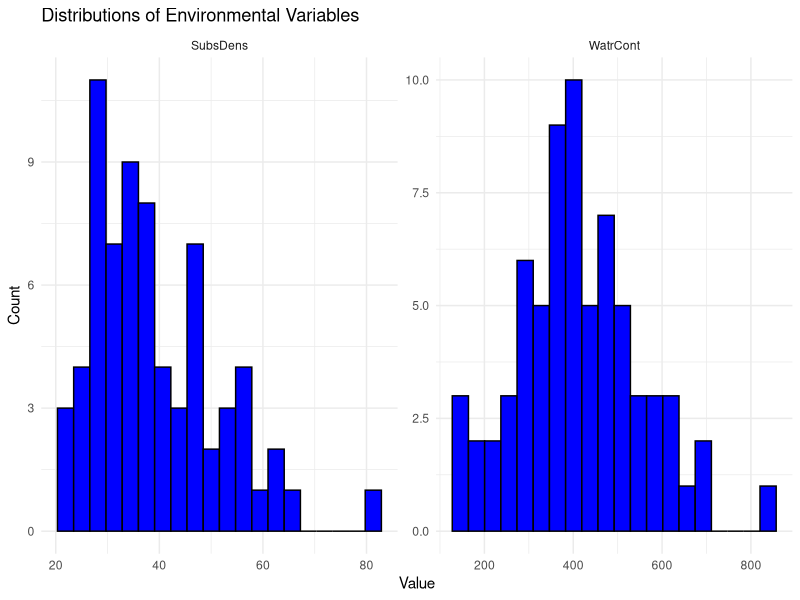
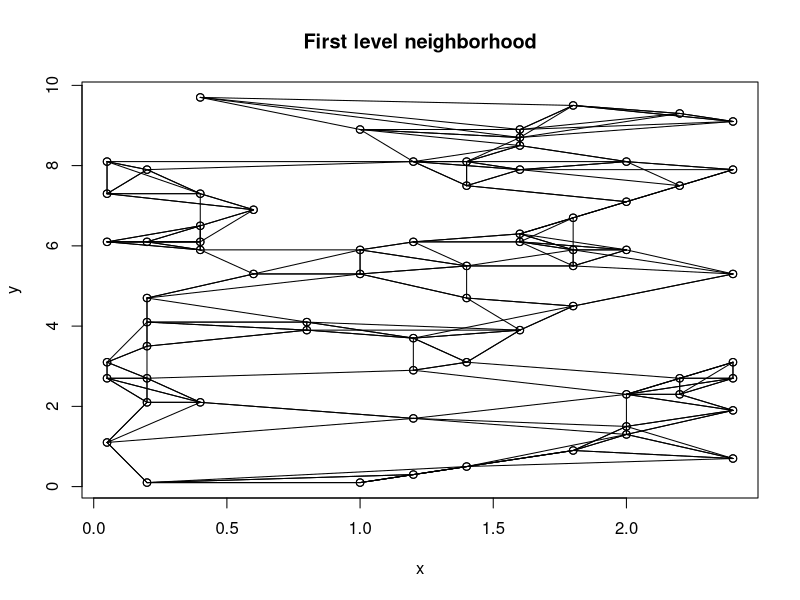
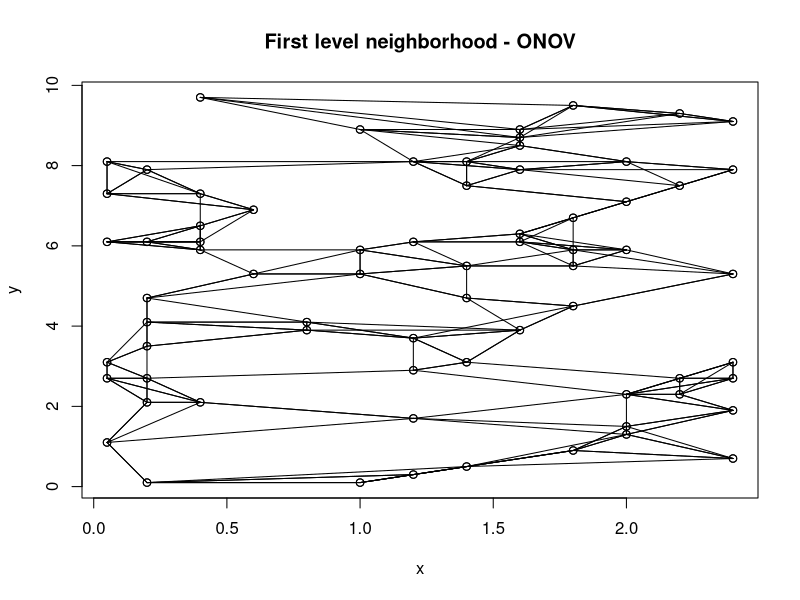
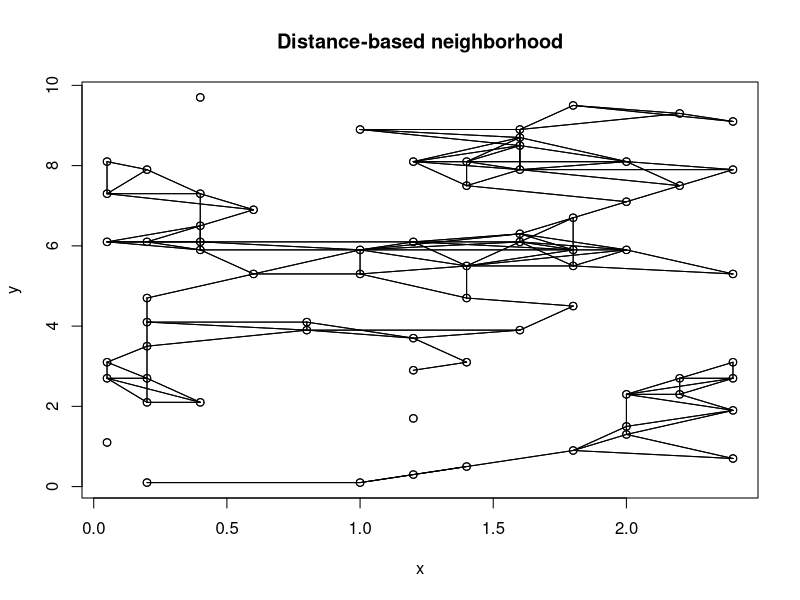
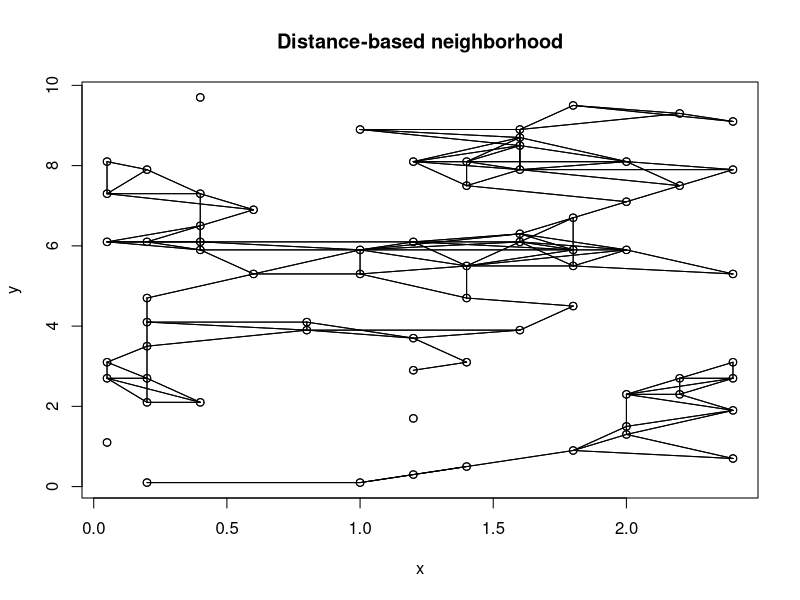

Write the R code that produced these figures, in order. (Note: this script raises an error after producing the figures.)
# Spatial Statistics and Statistical Tools for Environmental Data
# MSc in Statistical Methods and Applications, Sapienza University of Rome
# Group 12 — Agate, Bartocci, Natali
#
# Homework 8 — Spatial species distribution modelling (mite data)
# Presence-absence modelling of species with spatial predictors; evaluation with ROC/AUC.

# We first install and import the required libraries
library(vegan)
library(spdep)
library(sp)
library(spatialreg)
library(ggplot2)
library(sf)
library(pROC)
library(MLmetrics)
library(reshape2)
library(dplyr)
library(ROCR)

# Load datasets
data("mite")      # Species abundance data
data("mite.env")  # Environmental variables
data("mite.xy")   # Spatial coordinates

# 1. Explore the Environmental Variables -----------------------------------------
# Using the data in the mite datasets (from library vegan in R) create the presence-absence variable for species ONOV and LCIL

summary(mite.env)

# Summary of Environmental Variables in mite.env:

# 1. SubsDens (Substrate Density)
# Range: 21.17–80.59; Mean: 39.28; Median: 36.38; Q1: 30.01; Q3: 46.81.
# Higher density might influence mite populations by affecting habitat structure.

# 2. WatrCont (Water Content)
# Range: 134.1–827.0; Mean: 410.6; Median: 398.5; Quartiles as above.
# Moisture levels likely impact mite habitats, particularly in sensitive areas.

# 3. Substrate (Categorical)
# Types: Sphagn1 (25), Sphagn2 (11), Sphagn3 (1), Sphagn4 (2), Litter (2), Barepeat (2), Interface (27).
# Sphagn1 and Interface are the most frequent, reflecting prevalent substrate types.

# 4. Shrub (Categorical)
# Levels: None (19), Few (26), Many (25). Indicates shrub density at sites.

# 5. Topo (Topography)
# Levels: Blanket (44), Hummock (26). Represents terrain features (flat vs. uneven).

# The summary highlights key patterns in environmental variables, offering insight into potential factors affecting mite distribution.

# Now we see frequency of levels for categorical variables
lapply(mite.env[, sapply(mite.env, is.factor)], table)

# Visualize distributions
env_long <- melt(mite.env)  # Convert to long format for ggplot

ggplot(env_long, aes(x = value)) +
  geom_histogram(bins = 20, fill = "blue", color = "black") +
  facet_wrap(~variable, scales = "free") +
  theme_minimal() +
  labs(title = "Distributions of Environmental Variables", x = "Value", y = "Count")

#The histograms illustrate the distributions of the environmental variables. 
#The SubsDens variable is right-skewed, with most values concentrated between 20 and 50, 
#indicating a generally low density in most observations. Conversely, 
#the WatrCont variable shows a more symmetric, bell-shaped distribution, 
#with values predominantly around 400-500, suggesting more uniform variability. 
#These patterns highlight potential differences in variability and may require transformation or specific 
#modeling strategies to account for their characteristics.

# 1. Explore the available variables ---------------------------------------
# Now we create Presence-Absence Variables
mite_pa <- mite
mite_pa$ONOV <- ifelse(mite$ONOV > 0, 1, 0)
mite_pa$LCIL <- ifelse(mite$LCIL > 0, 1, 0)

ONOV <- mite_pa[, "ONOV"]  # Presence-absence for ONOV
LCIL <- mite_pa[, "LCIL"]  # Presence-absence for LCIL

# Check the first few rows of the modified dataset
head(mite_pa[, c("ONOV", "LCIL")])

# Summarize the presence-absence for the entire dataset
table(ONOV) # Counts for ONOV
#0 1 
#7 63
table(LCIL) # Counts for LCIL
#0 1 
# 15 55

# Alternatively, create a summary for both species together
colSums(mite_pa[, c("ONOV", "LCIL")])  # Total presence counts
colMeans(mite_pa[, c("ONOV", "LCIL")]) # Proportion of presence


# We now create a new dataframe for LCIL and ONOV with coordinates, presence status, water content, and substrate density
onov <- data.frame(x = mite.xy$x, y = mite.xy$y, water = mite.env$WatrCont,
                   presence = ONOV, density = mite.env$SubsDens)
lcil <- data.frame(x = mite.xy$x, y = mite.xy$y, water = mite.env$WatrCont,
                   presence = LCIL, density = mite.env$SubsDens)

# If we want to plot for instance the correlation between water content and mite presence we obtain
cor(lcil$water, lcil$presence)
# 0.5080447
cor(onov$water, onov$presence)
# -0.5486648


# 2. Build an Autologistic Model for each Species, choosing the best Neighbourhood Structure ----------------------------------------------

# The first crucial point is to build a suitable neighborhood structure: we try a first-order
# neighborhood at first
coordinates(lcil) <- ~x + y # Converting data for spatial analysis
lcilkn <- knearneigh(coordinates(lcil), k = 4)
# Finding nearest neighbors with k=4
plot(lcilkn$x, main = "First level neighborhood")
plot(knn2nb(lcilkn), lcilkn$x, add = TRUE)


# Performing neighborhood analysis for ONOV
coordinates(onov) <- ~x + y
onovkn <- knearneigh(coordinates(onov), k = 4)
plot(onovkn$x, main = "First level neighborhood - ONOV")
plot(knn2nb(onovkn), onovkn$x, add = TRUE)
# We obtain the same plot and, as expected, such neighborhood does not suit the model well

# Therefore, another feasible possibility is trying to coinstruct a distance-based neighborhood,
# based on Euclidean distance, through the "dnearneigh" function
lcil.dn <- dnearneigh(coordinates(lcil), 0, 0.8)
plot(lcilkn$x, main = "Distance-based neighborhood")
plot(lcil.dn, lcilkn$x, add = TRUE)

# Using distance-based neighborhood for ONOV
onov.dn <- dnearneigh(coordinates(onov), 0, 0.8)
plot(onovkn$x, main = "Distance-based neighborhood")
plot(onov.dn, onovkn$x, add = TRUE)


# Now we plot the summary of the obtained distance-based neighborhood structure for both species
#Summary for ONOV
summary(onov.dn)

#Neighbour list object:
 # Number of regions: 70 
#Number of nonzero links: 280 
#Percentage nonzero weights: 5.714286 
#Average number of links: 4 
#3 regions with no links:
 # 7, 10, 70
#5 disjoint connected subgraphs
#Link number distribution:
  
 # 0  1  2  3  4  5  6  7  8  9 
#3  2  9 15 20  5  8  3  4  1 
#2 least connected regions:
 # 1 20 with 1 link
#1 most connected region:
 # 39 with 9 links

summary(lcil.dn)

#Neighbour list object:
 # Number of regions: 70 
#Number of nonzero links: 280 
#Percentage nonzero weights: 5.714286 
#Average number of links: 4 
#3 regions with no links:
 # 7, 10, 70
#5 disjoint connected subgraphs
#Link number distribution:
  
 # 0  1  2  3  4  5  6  7  8  9 
#3  2  9 15 20  5  8  3  4  1 
#2 least connected regions:
 # 1 20 with 1 link
#1 most connected region:
 # 39 with 9 links


# We notice that three regions (i.e. 7, 10, 70) have no links:
# we therefore remove those three isolated points to avoid potential issues
#We first remove the isolated regions for ONOV
onov <- onov[-c(7, 10, 70),]
onov.dn <- dnearneigh(coordinates(onov), 0, 0.8)
# and for LCIL model
lcil <- lcil[-c(7, 10, 70),]
lcil.dn <- dnearneigh(coordinates(lcil), 0, 0.8)


# Now we can create an adjacency matrix based on the neighborhood structure
adj_lcil <- nb2mat(lcil.dn, style = "B", zero.policy = TRUE)
n_lcil <- nrow(lcil)
n1i_lcil <- rep(0, n_lcil)
numnbr_lcil <- rep(0, n_lcil)
for (i in 1:n_lcil) {
  n1i_lcil[i] <- sum(adj_lcil[,i] * lcil$presence[])
  numnbr_lcil[i] <- sum(adj_lcil[,i])
}
ni_lcil <- 4 * n1i_lcil / numnbr_lcil

# Create adjacency matrix for ONOV
adj_onov <- nb2mat(onov.dn, style = "B", zero.policy = TRUE)
n_onov <- nrow(onov)
n1i_onov <- rep(0, n_onov)
numnbr_onov <- rep(0, n_onov)
for (i in 1:n_onov) {
  n1i_onov[i] <- sum(adj_onov[,i] * onov$presence[])
  numnbr_onov[i] <- sum(adj_onov[,i])
}
ni_onov <- 4 * n1i_onov / numnbr_onov



# 2. Autologistic Models -----------------------------------------------------------------------------

# Since we are working with presence/absence data, we are unable to fit models using functions
# based on the Gaussian assumption (such as the "lagsarlm" function).
# Therefore, a feasible way to estimate the autologistic models is to utilize the glm function 
# (with a binomial family, which is typically used for binary response data).
# Now we will therefore build four logistic models for each species respectively:

#For ONOV
# Simple logistic model with only the neighborhood effects
onov1 <- glm(presence ~ ni_onov, data = onov, family = binomial)
pred1_onov <- predict(onov1, type = "response")
fit1_onov <- ifelse(pred1_onov > 0.5, 1, 0)

# A logistic model adding the water content effect
onov2 <- glm(presence ~ ni_onov + water, data = onov, family = binomial)
pred2_onov <- predict(onov2, type = "response")
fit2_onov <- ifelse(pred2_onov > 0.5, 1, 0)

# Logistic model with added substrate density effect
onov3 <- glm(presence ~ ni_onov + density, data = onov, family = binomial)
pred3_onov <- predict(onov3, type = "response")
fit3_onov <- ifelse(pred3_onov > 0.5, 1, 0)

# Logistic model with the effects of both covariates (water content and substrate density)
onov4 <- glm(presence ~ ni_onov + water + density, data = onov, family = binomial)
pred4_onov <- predict(onov4, type = "response")
fit4_onov <- ifelse(pred4_onov > 0.5, 1, 0)

# We proceed in the same way for LCIL
lcil1 <- glm(presence ~ ni_lcil, data = lcil, family = binomial)
pred1_lcil <- predict(lcil1, type = "response")
fit1_lcil <- ifelse(pred1_lcil > 0.5, 1, 0)


lcil2 <- glm(presence ~ ni_lcil + water, data = lcil, family = binomial)
pred2_lcil <- predict(lcil2, type = "response")
fit2_lcil <- ifelse(pred2_lcil > 0.5, 1, 0)


lcil3 <- glm(presence ~ ni_lcil + density, data = lcil, family = binomial)
pred3_lcil <- predict(lcil3, type = "response")
fit3_lcil <- ifelse(pred3_lcil > 0.5, 1, 0)


lcil4 <- glm(presence ~ ni_lcil + water + density,
             data = lcil, family = binomial)
pred4_lcil <- predict(lcil4, type = "response")
fit4_lcil <- ifelse(pred4_lcil > 0.5, 1, 0)


# We can also compare the models through the AIC
AIC(onov1, onov2, onov3, onov4, lcil1, lcil2, lcil3, lcil4)

#       df      AIC
#onov1  2 46.41517
#onov2  3 27.29905
#onov3  3 39.52509
#onov4  4 28.90828
#lcil1  2 58.72316
#lcil2  3 49.17438
#lcil3  3 60.48429
#lcil4  4 50.83430




# 3. Draw a predictive Map for all models and for the simple logistic model --------------------------------------------------------

# Firs choose good colors with viridis
colors_lcil <- viridis(length(unique(lcil$water)))
colors_onov <- viridis(length(unique(onov$water)))

# Function to create plots
create_plot <- function(data, colors, fit, main_title) {
  # Convert coordinates to degrees with sf
  data_sf <- st_as_sf(data, coords = c("x", "y"), crs = 4326)
  data_points <- data.frame(
    st_coordinates(data_sf),  # Extract coordinates in degrees
    density = data$density,
    fit = fit
  )
  
  # Create the plot with ggplot
  ggplot(data_points, aes(x = X, y = Y)) +
    geom_point(aes(color = density, size = density), alpha = 0.8) +
    scale_color_viridis_c(option = "viridis") +
    scale_size_continuous(range = c(3, 8), guide = "none") +
    theme_minimal() +
    labs(
      title = main_title,
      x = "Longitude (°)",
      y = "Latitude (°)"
    ) +
    coord_cartesian(xlim = c(0, 2.5), ylim = c(0, 10))  # Custom limits
}

# Plot for ONOV with the simple autologistic model
create_plot(onov, colors_onov, fit1_onov, "Fit of the simple autologistic model - ONOV")

# Plot for ONOV with the autologistic model with water content
create_plot(onov, colors_onov, fit2_onov, "Fit of the autologistic model with water content - ONOV")

# Plot for ONOV with the autologistic model with substrate density
create_plot(onov, colors_onov, fit3_onov, "Fit of the autologistic model with substrate density - ONOV")

# Plot for ONOV with the autologistic model incorporating both water content and substrate density
create_plot(onov, colors_onov, fit4_onov, "Fit of the autologistic model incorporating both variables - ONOV")

# Plot for LCIL with the simple autologistic model
create_plot(lcil, colors_lcil, fit1_lcil, "Fit of the simple autologistic model - LCIL")

# Plot for LCIL with the autologistic model with water content
create_plot(lcil, colors_lcil, fit2_lcil, "Fit of the autologistic model with water content - LCIL")

# Plot for LCIL with the autologistic model with substrate density
create_plot(lcil, colors_lcil, fit3_lcil, "Fit of the autologistic model with substrate density - LCIL")

# Plot for LCIL with the autologistic model incorporating both water content and substrate density
create_plot(lcil, colors_lcil, fit4_lcil, "Fit of the autologistic model incorporating both variables - LCIL")


# 4. Verify the Predictive Ability of all models ----------------------------------------------

# First, we evaluate the models using confusion matrices

conf_matrix_onov1 <- table(onov$presence, fit1_onov)
print("Confusion Matrix for ONOV model 1:")
print(conf_matrix_onov1)
#   1
#0  7
#1 60

# The confusion matrix for ONOV Model 1 compares the predicted presence (1) and absence (0) with the actual presence (1) and absence (0) from the dataset
# shows 7 false negatives and 60 true positives, indicating good model performance in predicting species presence, though a few false negatives remain.

conf_matrix_onov2 <- table(onov$presence, fit2_onov)
print("Confusion Matrix for ONOV model 2:")
print(conf_matrix_onov2)
#    0  1
# 0  4  3
# 1  2 58

# The confusion matrix for ONOV Model 2 shows 4 false negatives, 3 false positives, 2 true negatives, 
# and 58 true positives, indicating good performance with a high number of correct presence predictions

conf_matrix_onov3 <- table(onov$presence, fit3_onov)
print("Confusion Matrix for ONOV model 3:")
print(conf_matrix_onov3)
#    0  1
# 0  1  6
# 1  1 59

# The confusion matrix for ONOV Model 3, which includes substrate density as a covariate, 
# shows 1 false negative, 6 false positives, 1 true negative, and 59 true positives. 
# The model performs similarly to the second, with slightly more true positives and fewer false negatives

conf_matrix_onov4 <- table(onov$presence, fit4_onov)
print("Confusion Matrix for ONOV model 4:")
print(conf_matrix_onov4)

#    0  1
# 0  4  3
# 1  2 58

# For ONOV Model 4, which includes both water content and substrate density as covariates, 
# the confusion matrix shows results similar to Model 2: 4 false negatives, 3 false positives, 
# 2 true negatives, and 58 true positives

# Again, we can comprare the models through the Akaike Information Criterion
AIC(onov1, onov2, onov3, onov4)
#          df      AIC
#   onov1  2 46.41517
#   onov2  3 27.29905
#   onov3  3 39.52509
#   onov4  4 28.90828

# This shows that overall, the best fitting model for ONIV is the one 
# with the added water content effect as the sole covariate, with the model with both covariates 
# having a close (though higher) AIC value


# For the LCIL models we obtain
conf_matrix_lcil1 <- table(lcil$presence, fit1_lcil)
print("Confusion Matrix for LCIL model 1:")
print(conf_matrix_lcil1)
#      0  1
#   0  2 11
#   1  3 51

# The confusion matrix for LCIL Model 1 shows 2 false negatives, 11 false positives, 3 true negatives, 
# and 51 true positives. The model has a higher number of false positives compared to true negatives

conf_matrix_lcil2 <- table(lcil$presence, fit2_lcil)
print("Confusion Matrix for LCIL model 2:")
print(conf_matrix_lcil2)
#     0  1
#  0  7  6
#  1  2 52

# The confusion matrix for LCIL Model 2, with water content as a covariate, shows 7 false negatives, 
# 6 false positives, 2 true negatives, and 52 true positives. 
# This model is more balanced than Model 1, with fewer false positives and negatives

conf_matrix_lcil3 <- table(lcil$presence, fit3_lcil)
print("Confusion Matrix for LCIL model 3:")
print(conf_matrix_lcil3)
#     0  1
#  0  7  6
#  1  2 52

# The confusion matrix for LCIL Model 3, incorporating substrate density as a covariate, 
# shows results identical to Model 2. This suggests that substrate density does not significantly 
# improve the model's performance

conf_matrix_lcil4 <- table(lcil$presence, fit4_lcil)
print("Confusion Matrix for LCIL model 4:")
print(conf_matrix_lcil4)
#    0  1
# 0  7  6
# 1  2 52

# The confusion matrix for LCIL Model 4, using both water content and substrate density as covariates, 
# yields results identical to Models 2 and 3, indicating no additional improvement in predictive performance

# comparison of the models for LCIL
AIC(lcil1, lcil2, lcil3, lcil4)

#         df      AIC
#  lcil1  2 58.72316
#  lcil2  3 49.17438
#  lcil3  3 60.48429
#  lcil4  4 50.83430

# Analogously to the ONOV case, the best fitting model is the one couting for water content effect,
# with the fourth model having a slightly higher AIC value



# We can also confirm out obtained results through other tools, such as the accuracy of the models
# First, we plot the accuracy for ONOV models (True Positives + True Negatives / Total Observations)
accuracy_onov1 <- sum(diag(conf_matrix_onov1)) / sum(conf_matrix_onov1)
cat("Accuracy for ONOV model 1:", accuracy_onov1, "\n") 
# 0.1044776

accuracy_onov2 <- sum(diag(conf_matrix_onov2)) / sum(conf_matrix_onov2)
cat("Accuracy for ONOV model 2:", accuracy_onov2, "\n") 
# 0.9253731

accuracy_onov3 <- sum(diag(conf_matrix_onov3)) / sum(conf_matrix_onov3)
cat("Accuracy for ONOV model 3:", accuracy_onov3, "\n") 
# 0.8955224


accuracy_onov4 <- sum(diag(conf_matrix_onov4)) / sum(conf_matrix_onov4)
cat("Accuracy for ONOV model 4:", accuracy_onov4, "\n") 
# 0.9241

# As expected, the second autologistic model has the highest accuracy (with model 4 having a very close value),
# whereas the fit for the simple autologistic model gives the worst results overall.


# Accuracy for LCIL models
accuracy_lcil1 <- sum(diag(conf_matrix_lcil1)) / sum(conf_matrix_lcil1)
cat("Accuracy for LCIL model 1:", accuracy_lcil1, "\n") 
# 0.7910448


accuracy_lcil2 <- sum(diag(conf_matrix_lcil2)) / sum(conf_matrix_lcil2)
cat("Accuracy for LCIL model 2:", accuracy_lcil2, "\n") 
# 0.880597

accuracy_lcil3 <- sum(diag(conf_matrix_lcil3)) / sum(conf_matrix_lcil3)
cat("Accuracy for LCIL model 3:", accuracy_lcil3, "\n") 
# 0.8358209

accuracy_lcil4 <- sum(diag(conf_matrix_lcil4)) / sum(conf_matrix_lcil4)
cat("Accuracy for LCIL model 4:", accuracy_lcil4, "\n") 
# 0.880597

# Again, the model with water content is the best fitting one (with model 4 having the exact same value) 
# with a satisfactory value close to 90% accuracy












# ONOV Models
roc_onov1 <- roc(onov$presence, fit1_onov)
roc_onov2 <- roc(onov$presence, fit2_onov)
roc_onov3 <- roc(onov$presence, fit3_onov)
roc_onov4 <- roc(onov$presence, fit4_onov)

# LCIL Models
roc_lcil1 <- roc(lcil$presence, fit1_lcil)
roc_lcil2 <- roc(lcil$presence, fit2_lcil)
roc_lcil3 <- roc(lcil$presence, fit3_lcil)
roc_lcil4 <- roc(lcil$presence, fit4_lcil)

# Plot ROC curves for ONOV
plot(roc_onov1, col = "blue", main = "ROC Curves for ONOV Models", 
     xlim = c(0, 1), ylim = c(0, 1), lwd = 2)
lines(roc_onov2, col = "red", lwd = 2)
lines(roc_onov3, col = "green", lwd = 2)
lines(roc_onov4, col = "purple", lwd = 2)
legend("bottomright", legend = c("Model 1", "Model 2", "Model 3", "Model 4"),
       col = c("blue", "red", "green", "purple"), lwd = 2)

# Plot ROC curves for LCIL
plot(roc_lcil1, col = "blue", main = "ROC Curves for LCIL Models", 
     xlim = c(0, 1), ylim = c(0, 1), lwd = 2)
lines(roc_lcil2, col = "red", lwd = 2)
lines(roc_lcil3, col = "green", lwd = 2)
lines(roc_lcil4, col = "purple", lwd = 2)
legend("bottomright", legend = c("Model 1", "Model 2", "Model 3", "Model 4"),
       col = c("blue", "red", "green", "purple"), lwd = 2)

# Compute and display AUC for each model
cat("AUC for ONOV Model 1:", auc(roc_onov1), "\n")
cat("AUC for ONOV Model 2:", auc(roc_onov2), "\n")
cat("AUC for ONOV Model 3:", auc(roc_onov3), "\n")
cat("AUC for ONOV Model 4:", auc(roc_onov4), "\n")

cat("AUC for LCIL Model 1:", auc(roc_lcil1), "\n")
cat("AUC for LCIL Model 2:", auc(roc_lcil2), "\n")
cat("AUC for LCIL Model 3:", auc(roc_lcil3), "\n")
cat("AUC for LCIL Model 4:", auc(roc_lcil4), "\n")
